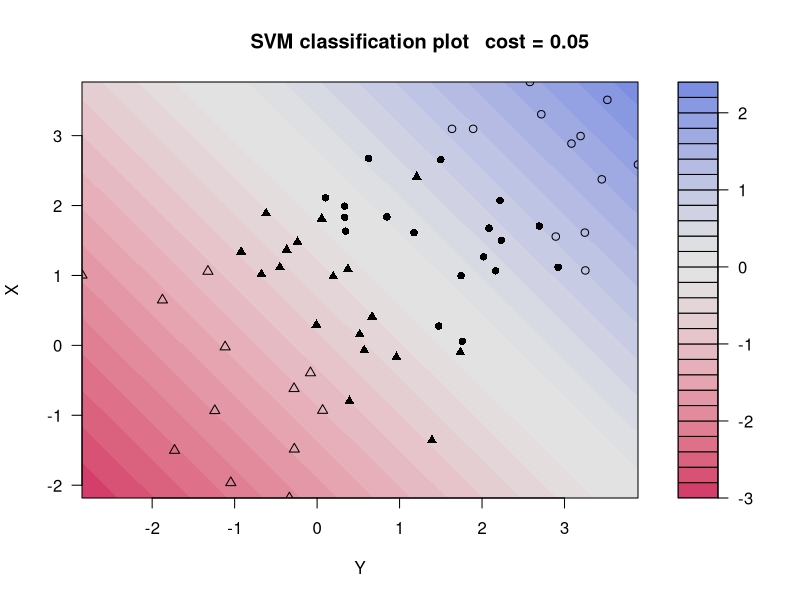
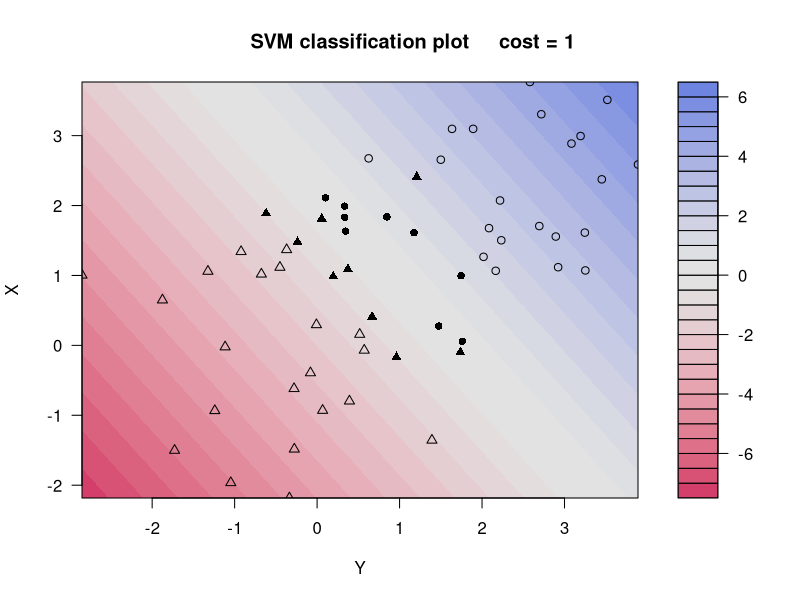
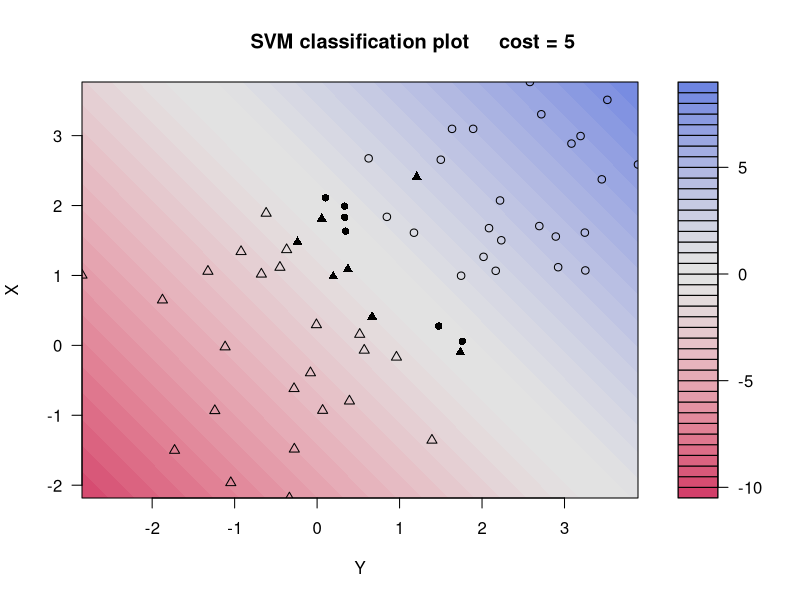
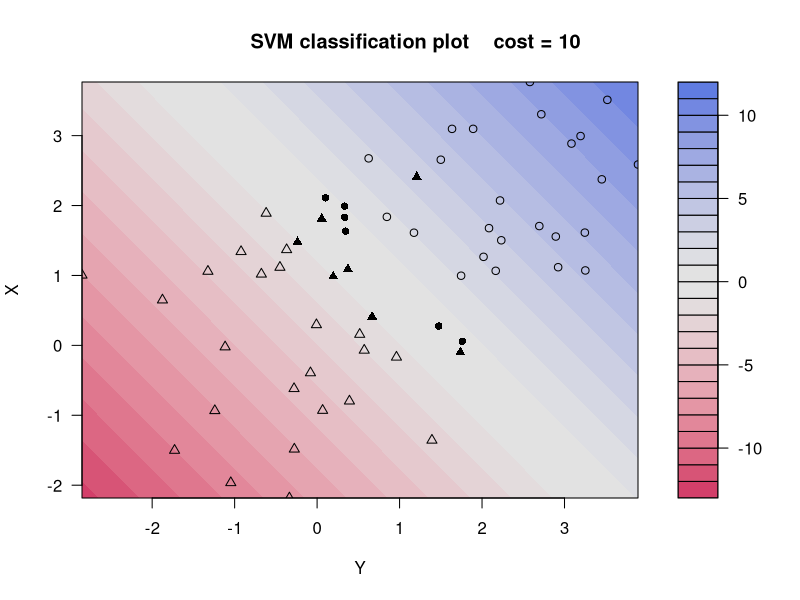

R code for these plots, in order:
library(kernlab)
path_graphics <- "../../Graphics/Experiment_01_"
x1 <- rnorm(30, 0, 1)
y1 <- rnorm(30, 0, 1)
x2 <- rnorm(30, 2, 1)
y2 <- rnorm(30, 2, 1)
c <- c(
    rep(0, 30),
    rep(1, 30)
)
categoria <- factor(c)
d <- data.frame(
    c(x1, x2),
    c(y1, y2),
    categoria
)
names(d) <- c("X", "Y", "categoria")
s <- ksvm(categoria ~ X + Y,
    data = d,
    kernel = "p",
    cost = 1,
    kpar = list(
        degree = 1,
        offset = 0
    )
)
x1 <- rnorm(30, 0, 1)
y1 <- rnorm(30, 0, 1)
x2 <- rnorm(30, 2, 1)
y2 <- rnorm(30, 2, 1)
c <- c(
    rep(0, 30),
    rep(1, 30)
)
categoria <- factor(c)
dtest <- data.frame(
    c(x1, x2),
    c(y1, y2),
    categoria
)
names(dtest) <- c(
    "X",
    "Y",
    "categoria"
)
test <- table(
    pred = predict(s, dtest),
    truth = dtest$categoria
)
print(test)
costs <- c(0.05, 1, 5, 10)
for (i in 1:4) {
    file_graphics <- paste(path_graphics,
        as.character(i),
        ".pdf",
        sep = ""
    )
    pdf(file = file_graphics)
    s <- ksvm(categoria ~ X + Y,
        data = d,
        kernel = "p",
        C = costs[i],
        kpar = list(
            degree = 1,
            offset = 0
        )
    )
    plot(s, data = d)
    title(main = paste("                                      ",
        "cost =",
        as.character(costs[i]),
        sep = " "
    ))
    dev.off()
}
